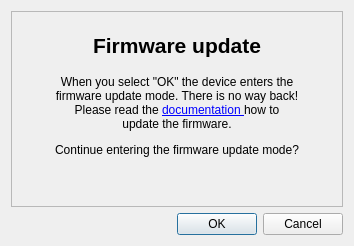
<?xml version="1.0" encoding="UTF-8"?>
<ui version="4.0">
 <class>UpdateDialog</class>
 <widget class="QDialog" name="UpdateDialog">
  <property name="geometry">
   <rect>
    <x>0</x>
    <y>0</y>
    <width>354</width>
    <height>246</height>
   </rect>
  </property>
  <property name="windowTitle">
   <string>Firmware update</string>
  </property>
  <property name="windowIcon">
   <iconset resource="resources.qrc">
    <normaloff>:/images/CS_icon.png</normaloff>:/images/CS_icon.png</iconset>
  </property>
  <layout class="QVBoxLayout" name="verticalLayout_2">
   <item>
    <widget class="QFrame" name="frame">
     <property name="sizePolicy">
      <sizepolicy hsizetype="MinimumExpanding" vsizetype="MinimumExpanding">
       <horstretch>0</horstretch>
       <verstretch>0</verstretch>
      </sizepolicy>
     </property>
     <property name="frameShape">
      <enum>QFrame::StyledPanel</enum>
     </property>
     <property name="frameShadow">
      <enum>QFrame::Raised</enum>
     </property>
     <layout class="QVBoxLayout" name="verticalLayout">
      <item>
       <widget class="QLabel" name="label_2">
        <property name="font">
         <font>
          <pointsize>16</pointsize>
          <weight>75</weight>
          <bold>true</bold>
         </font>
        </property>
        <property name="text">
         <string>Firmware update</string>
        </property>
        <property name="alignment">
         <set>Qt::AlignCenter</set>
        </property>
       </widget>
      </item>
      <item>
       <widget class="QLabel" name="label">
        <property name="text">
         <string>&lt;html&gt;&lt;head/&gt;&lt;body&gt;&lt;p align=&quot;center&quot;&gt;When you select &amp;quot;OK&amp;quot; the device enters the &lt;br/&gt;firmware update mode. There is no way back!&lt;br/&gt;Please read the &lt;a href=&quot;https://www.crypto-stick.com/en/doc/firmware-update-storage&quot;&gt;&lt;span style=&quot; text-decoration: underline; color:#0000ff;&quot;&gt;documentation &lt;/span&gt;&lt;/a&gt;how to &lt;br/&gt;update the firmware.&lt;/p&gt;&lt;p align=&quot;center&quot;&gt;Continue entering the firmware update mode?&lt;/p&gt;&lt;p&gt;&lt;br/&gt;&lt;/p&gt;&lt;/body&gt;&lt;/html&gt;</string>
        </property>
       </widget>
      </item>
     </layout>
    </widget>
   </item>
   <item>
    <layout class="QHBoxLayout" name="horizontalLayout">
     <item>
      <spacer name="horizontalSpacer">
       <property name="orientation">
        <enum>Qt::Horizontal</enum>
       </property>
       <property name="sizeHint" stdset="0">
        <size>
         <width>40</width>
         <height>20</height>
        </size>
       </property>
      </spacer>
     </item>
     <item>
      <widget class="QDialogButtonBox" name="buttonBox">
       <property name="orientation">
        <enum>Qt::Horizontal</enum>
       </property>
       <property name="standardButtons">
        <set>QDialogButtonBox::Cancel|QDialogButtonBox::Ok</set>
       </property>
      </widget>
     </item>
    </layout>
   </item>
  </layout>
 </widget>
 <resources>
  <include location="resources.qrc"/>
 </resources>
 <connections>
  <connection>
   <sender>buttonBox</sender>
   <signal>accepted()</signal>
   <receiver>UpdateDialog</receiver>
   <slot>accept()</slot>
   <hints>
    <hint type="sourcelabel">
     <x>248</x>
     <y>254</y>
    </hint>
    <hint type="destinationlabel">
     <x>157</x>
     <y>274</y>
    </hint>
   </hints>
  </connection>
  <connection>
   <sender>buttonBox</sender>
   <signal>rejected()</signal>
   <receiver>UpdateDialog</receiver>
   <slot>reject()</slot>
   <hints>
    <hint type="sourcelabel">
     <x>316</x>
     <y>260</y>
    </hint>
    <hint type="destinationlabel">
     <x>286</x>
     <y>274</y>
    </hint>
   </hints>
  </connection>
 </connections>
</ui>
